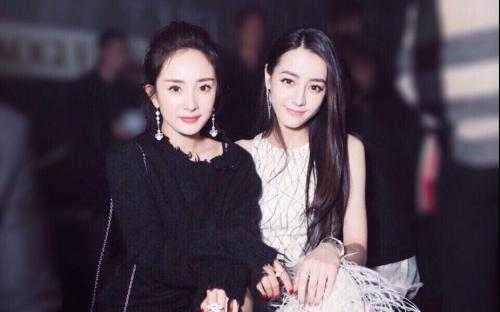
#> input picture dataset/test.jpg, 500 x 312 px
$ python -i reader.py   (imports and definitions only)
#> lines starting #> are read from the running program, lines starting #| are printed output that depends on the picture
import os
import random
import mmap

import cv2
import numpy as np
from PIL import Image, ImageEnhance, ImageFilter
from torch.utils import data


class ImageData(object):
    # [26 lines left out: functions __init__, get_img, not called in this run]

    # 获取图像标签
    def get_label(self, key):
        return self.label.get(key)

    # 获取所有keys
    def get_keys(self):
        return self.label.keys()


# 随机亮度增强
def random_brightness(img, lower=0.5, upper=1.5):
    e = np.random.uniform(lower, upper)
    return ImageEnhance.Brightness(img).enhance(e)


# 随机对比度增强
def random_contrast(img, lower=0.5, upper=1.5):
    e = np.random.uniform(lower, upper)
    return ImageEnhance.Contrast(img).enhance(e)


# 随机颜色强度增强
def random_color(img, lower=0.5, upper=1.5):
    e = np.random.uniform(lower, upper)
    return ImageEnhance.Color(img).enhance(e)


# 随机高斯模糊，模拟不同焦距的拍摄
# [16 lines left out: functions random_blur, random_gaussian_noise, not called in this run]


def process(img, image_size=112, is_train=False):
#> called with img = '../dataset/test.jpg', image_size = 112, is_train = False
    if isinstance(img, str):
        img = cv2.imread(img)
#> img is the input picture: shape (312, 500, 3); mean B, G, R 79.1, 67.4, 78.2
    img = cv2.resize(img, (image_size, image_size))
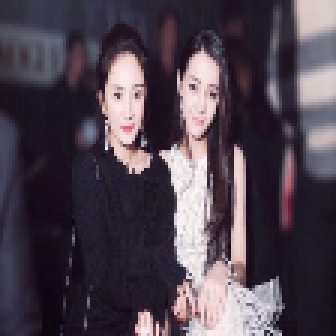
#> img: shape (112, 112, 3) (shown 3 times larger); mean B, G, R 79.2, 67.5, 78.3
    if is_train:
        # 随机水平翻转
        if random.random() > 0.5:
            img = cv2.flip(img, 1)
        # 转成PIL进行颜色增强
        img = Image.fromarray(cv2.cvtColor(img, cv2.COLOR_BGR2RGB))
        color_ops = [random_brightness, random_contrast, random_color]
        np.random.shuffle(color_ops)
        # 依次应用颜色增强，每种50%概率
        for op in color_ops:
            if random.random() > 0.5:
                img = op(img)
        # 随机高斯模糊
        img = random_blur(img, p=0.3)
        # 随机高斯噪声
        img = random_gaussian_noise(img, p=0.3)
        # 转回cv2
        img = cv2.cvtColor(np.array(img), cv2.COLOR_RGB2BGR)
    img = img.transpose((2, 0, 1))
    img = (img - 127.5) / 127.5
    # 训练时随机擦除，模拟遮挡
    if is_train and random.random() > 0.5:
        img = random_erasing(img)
    return img


# 随机擦除部分区域，模拟眼镜、口罩等遮挡
# [15 lines left out: function random_erasing, not called in this run]


class Dataset(data.Dataset):

    # [20 lines left out: functions __init__, __getitem__, not called in this run]

    def __len__(self):
        return len(self.keys)

>>> result = process('../dataset/test.jpg')
